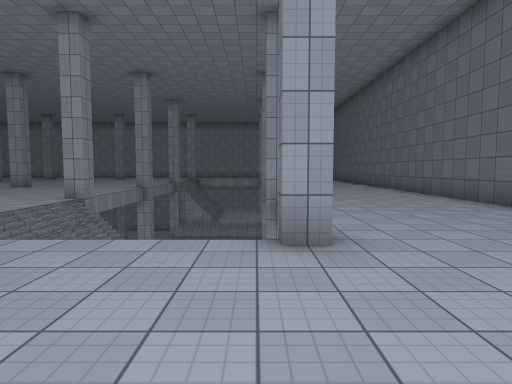
[1] (above)

24 first-person views from a walk through a scene from a Unity 3-D project. The camera is 1.5 m above the floor, tilts 4° down and sees 75° across. The floor is counted in squares, 2 m on a side. Each view is taken from the middle of a square. On the plan, view 1 faces up. The plan holds only what a view shows up to about 11 squares ahead; the rest is blank. The place goes on beyond the plan. The player is left out. Some animated figures are not drawn. Surface patterns are stand-ins for the level's own textures.

[2]
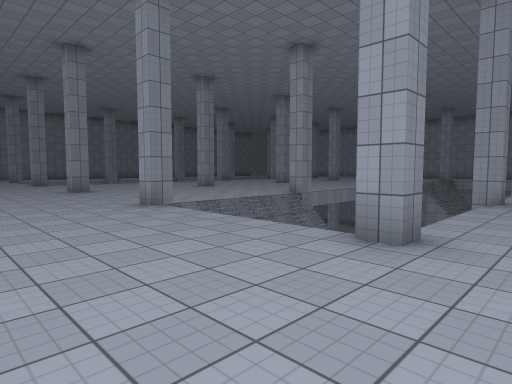

[3]
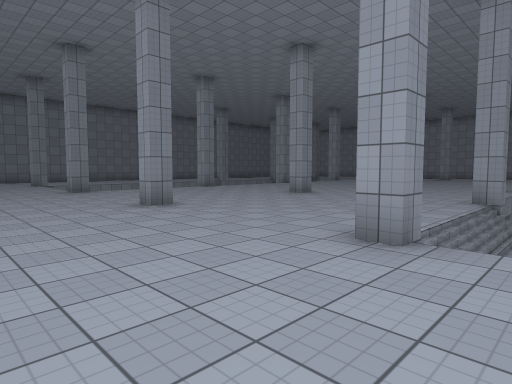

[4]
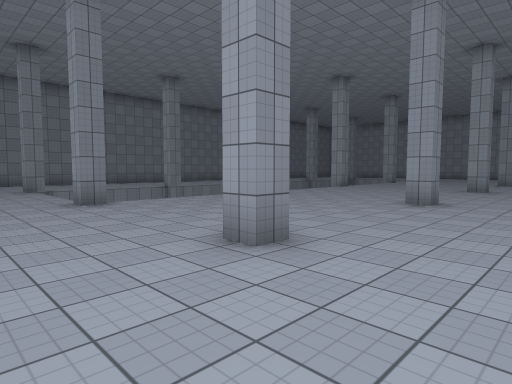

[5]
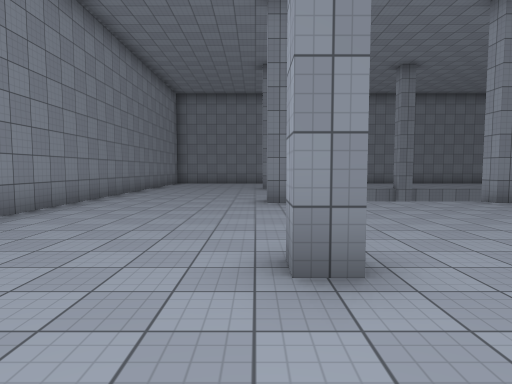

[6]
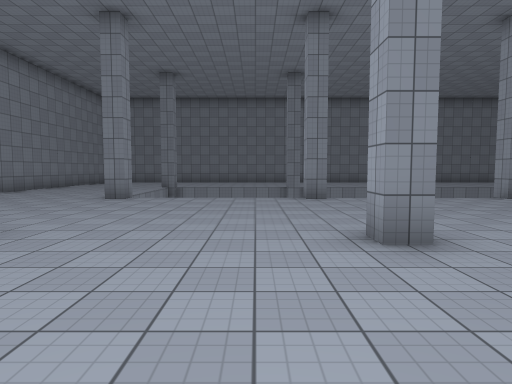

[7]
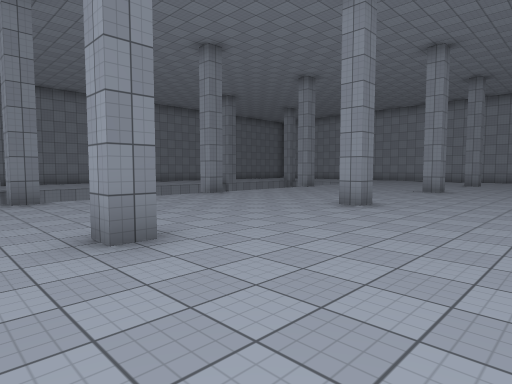

[8]
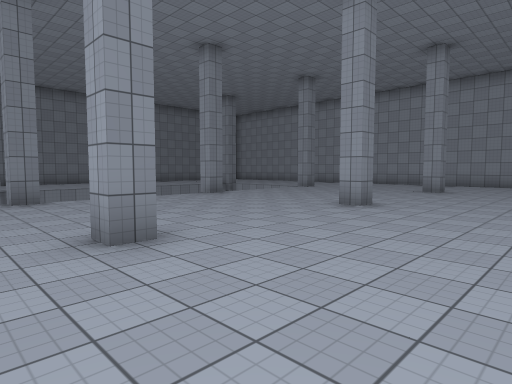

[9]
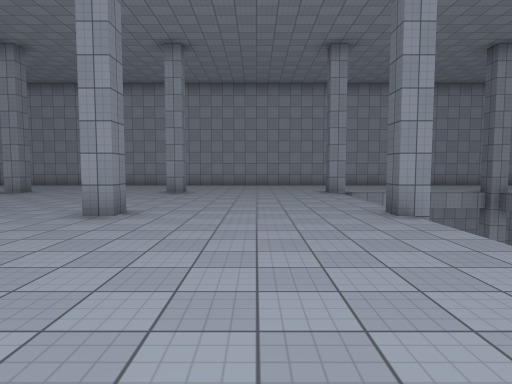

[10]
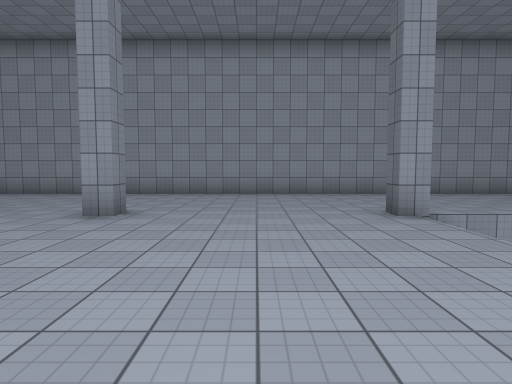

[11]
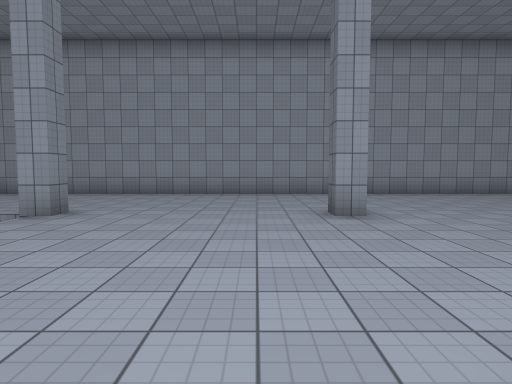

[12]
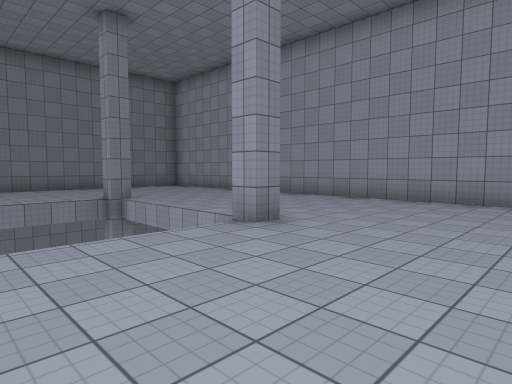

[13]
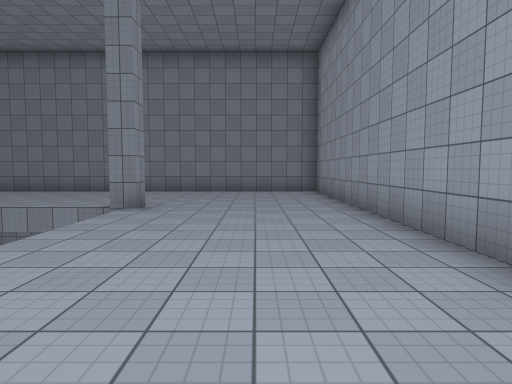

[14]
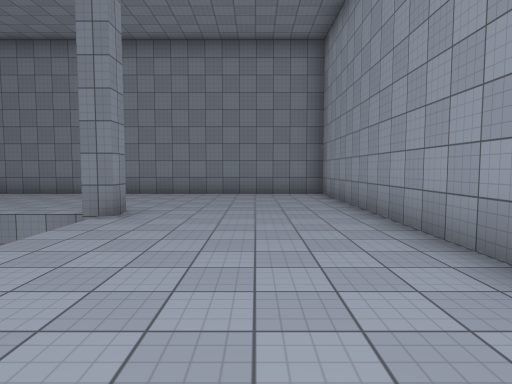

[15]
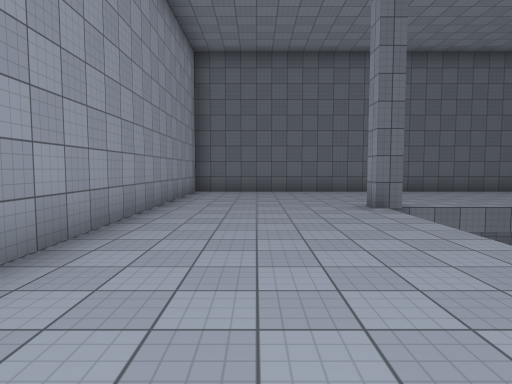

[16]
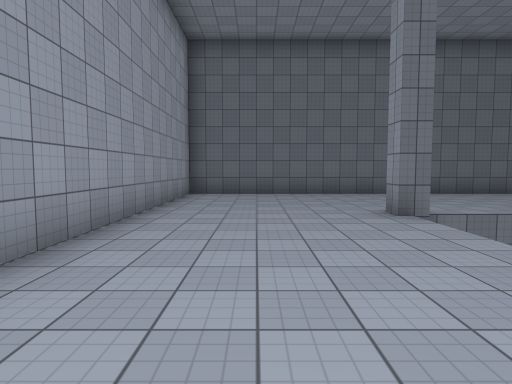

[17]
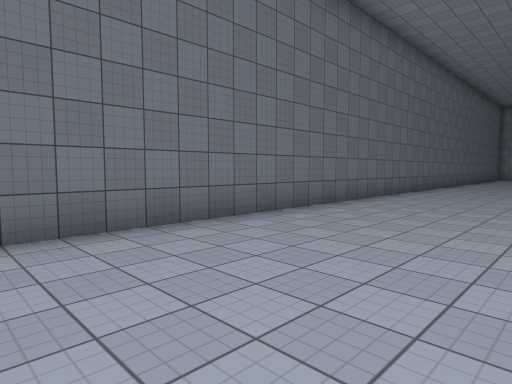

[18]
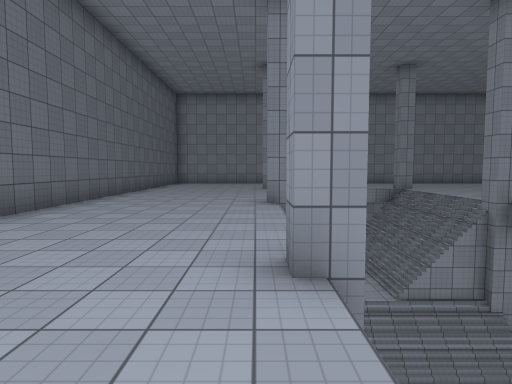

[19]
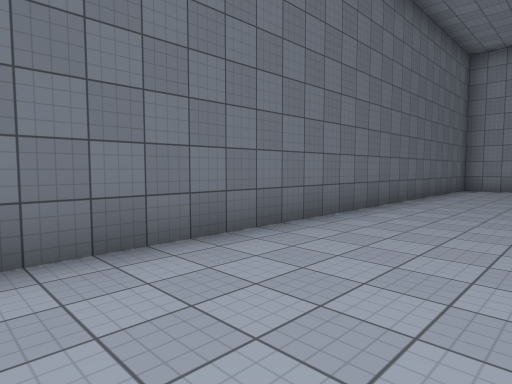

[20]
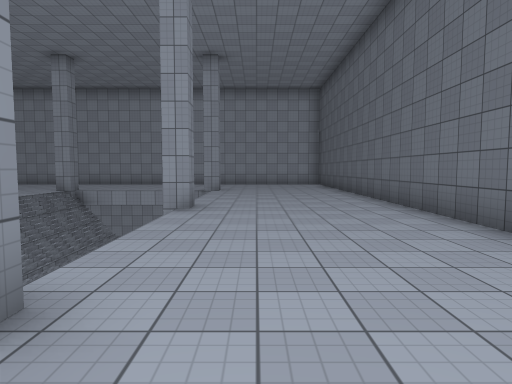

[21]
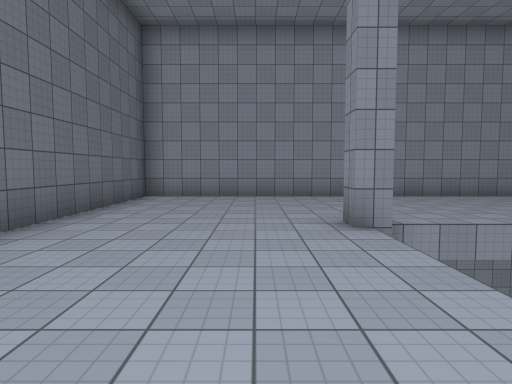

[22]
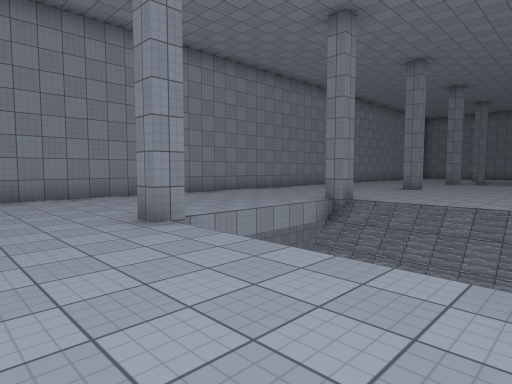

[23]
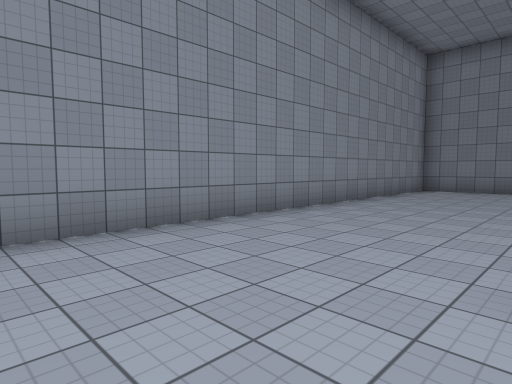

[24]
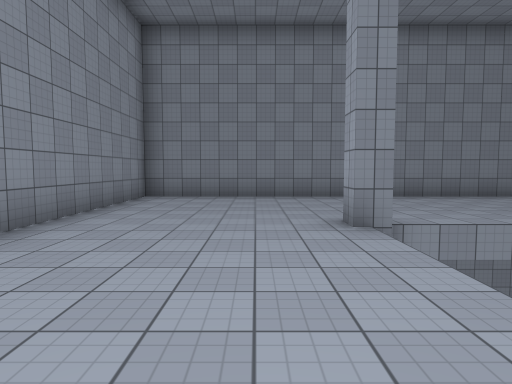

### Floor plan
Key: @ floor where view 1 was taken; # wall or solid block; . main floor; - floor 4.5 m lower than the main floor; / step, stairs or slope; = window, fence, low wall or low ledge.
Columns run from 24 left of view 1 to 5 right of it. Each row starts with its distance up from view 1.
 28 ##############################
 27 #............................#
 26 #............................#
 25 #............................#
 24 #...#....#....#....#....#....#
 23 #....    /..........//   ....#
 22 #....    /..........//   ....#
 21 #....    /..........//   ....#
 20 #...     /..........//   ....#
 19 #..      #....#....=    #....#
 18 #        /..........    /....#
 17           ..........     ....#
 16           ..........     ....#
 15           ..........     ....#
 14          #....#....     #....#
 13           .........      ....#
 12           .........      ....#
 11           ..........     ....#
 10           ..........///  ....#
  9 #        #....#....#////#....#
  8 #.       /..........//-  ....#
  7 #...      ..........//-  ....#
  6 #....     ..........//-  ....#
  5 #....    /..........//   ....#
  4 #...#    #....#....=//  #....#
  3 #............................#
  2 #............................#
  1 #............................#
  0 #..............  .......@....#
 -1 #############      ###########

Where each view was taken, in squares from view 1:
view 1: 0 up, 0 right, facing up
view 2: 0 up, 2 right, facing up-left
view 3: 0 up, 3 left, facing up-left
view 4: 1 up, 7 left, facing up-left
view 5: 3 up, 7 left, facing left
view 6: 7 up, 6 left, facing left
view 7: 7 up, 6 left, facing up-left
view 8: 12 up, 6 left, facing up-left
view 9: 13 up, 7 left, facing up
view 10: 18 up, 7 left, facing up
view 11: 18 up, 11 left, facing up
view 12: 20 up, 11 left, facing up-left
view 13: 26 up, 13 left, facing left
view 14: 26 up, 14 left, facing left
view 15: 26 up, 6 left, facing right
view 16: 26 up, 5 left, facing right
view 17: 24 up, 1 right, facing down-right
view 18: 16 up, 1 right, facing down
view 19: 12 up, 2 right, facing down-right
view 20: 12 up, 2 right, facing up
view 21: 8 up, 2 right, facing down
view 22: 8 up, 3 right, facing down-left
view 23: 3 up, 12 left, facing down-left
view 24: 2 up, 15 left, facing left
